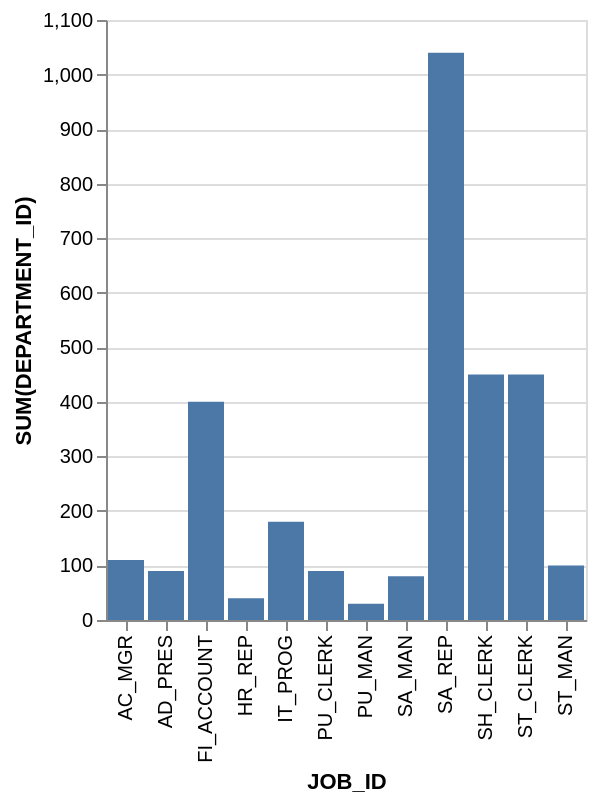

Write the Vega-Lite specification saved for this chart.
### Vega-Lite specification from a JSON file in a GitHub repository (floating-point values rounded to 4 significant figures)
{"data": {"values": [{"x_data": "AC_MGR", "y_data": 110}, {"x_data": "AD_PRES", "y_data": 90}, {"x_data": "FI_ACCOUNT", "y_data": 400}, {"x_data": "HR_REP", "y_data": 40}, {"x_data": "IT_PROG", "y_data": 180}, {"x_data": "PU_CLERK", "y_data": 90}, {"x_data": "PU_MAN", "y_data": 30}, {"x_data": "SA_MAN", "y_data": 80}, {"x_data": "SA_REP", "y_data": 1040}, {"x_data": "SH_CLERK", "y_data": 450}, {"x_data": "ST_CLERK", "y_data": 450}, {"x_data": "ST_MAN", "y_data": 100}]}, "mark": "bar", "encoding": {"x": {"field": "x_data", "type": "nominal", "title": "JOB_ID", "sort": "ascending"}, "y": {"field": "y_data", "type": "quantitative", "title": "SUM(DEPARTMENT_ID)"}}}
